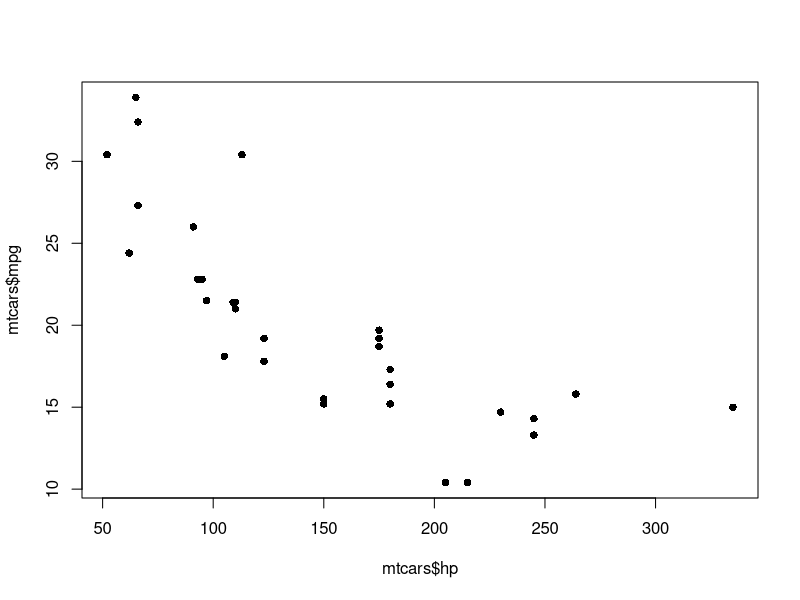
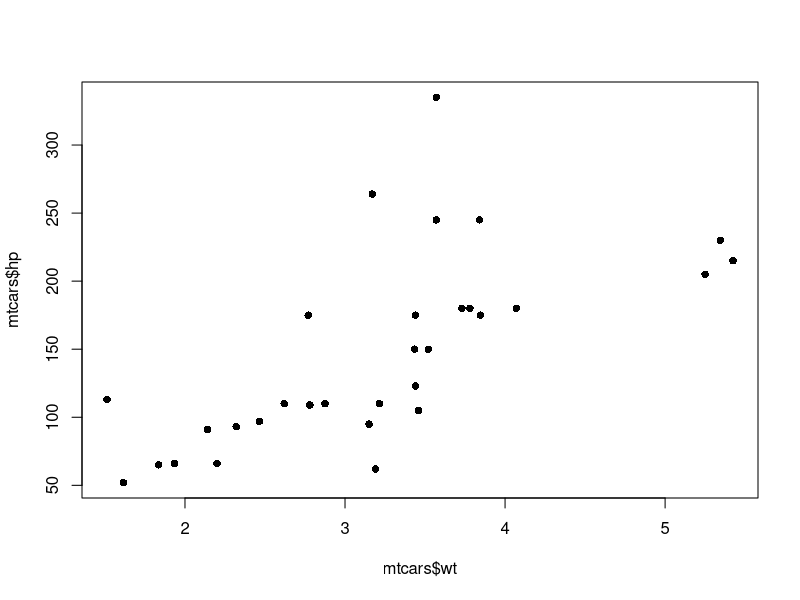

The R script that drew these images, in order:
## Correlation
cor(mtcars$hp,mtcars$mpg)
cor(mtcars$wt,mtcars$mpg)

plot(mtcars$hp, mtcars$mpg, pch = 16)
plot(mtcars$wt, mtcars$hp, pch = 16)

cor(mtcars[ , c("mpg", "wt", "hp")])

## dplyr (tidyverse)
library(dplyr)
corMat <- mtcars %>% 
  select(mpg, wt, hp) %>%
  cor()

## compute correlation (r) and sig test
cor(mtcars$hp,mtcars$mpg)
cor.test(mtcars$hp,mtcars$mpg)

## Linear Regression
## mpg ~ f(hp)

lmFit <- lm(mpg ~ hp, data = mtcars)

summary(lmFit)

## prediction
## mpg = intercept + slop*hp
## if 'hp = 200 ' 
lmFit$coefficients[[1]] + lmFit$coefficients[[2]]*200

## if many cars
## create dataframe
new_cars <- data.frame(
  hp = c(250, 320, 400, 410, 450)
)

## predict() ทำนายรถยนต์ 5 คัน
new_cars$mpg_pred <- predict(lmFit, newdata = new_cars)
summary(mtcars$hp)

## Root mean squared error (rmse)
## Multiple Linear Regression
## mpg = f(hp, wt, am)
## mpg = intercept + b0*hp + b1*wt + b2*am

lmFit_v2 <- lm(mpg ~ hp + wt + am, data = mtcars)

## if hp=200, wt=3.5, am=1
coefs <- coef(lmFit_v2) 
coefs[[1]] + coefs[[2]]*200 + coefs[[3]]*3.5 + coefs[[4]]*1

## Build Full Model
lmFit_full <- lm(mpg ~ ., data = mtcars)
mtcars$predicted <- predict(lmFit_full)

head(mtcars)

## Train rmse
error <- mtcars$mpg - mtcars$predicted
squared_error <- error ** 2
(rmse <- sqrt(mean(squared_error)))


## Split Data
set.seed(42)
n <- nrow(mtcars)
id <- sample(1:n, size = n*0.8)
train_data <- mtcars[id, ]
test_data <-  mtcars[-id, ]

## Train Model
model1 <- lm(mpg ~ hp + wt, data = train_data)
p_train <- predict(model1)
error_train <- train_data$mpg - p_train
(rmse_train <- sqrt(mean(error_train ** 2)))

## Test Model
p_test <- predict(model1, newdata = test_data)
error_test <- test_data$mpg - p_test
(rmse_test <- sqrt(mean(error_test ** 2)))

## Print Result
cat("RMSE Train:",rmse_train,
    "\nRMSE Test:", rmse_test)


